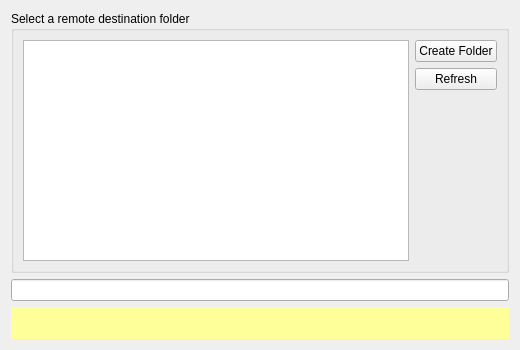
<?xml version="1.0" encoding="UTF-8"?>
<ui version="4.0">
 <class>FolderWizardTargetPage</class>
 <widget class="QWidget" name="FolderWizardTargetPage">
  <property name="geometry">
   <rect>
    <x>0</x>
    <y>0</y>
    <width>520</width>
    <height>350</height>
   </rect>
  </property>
  <property name="windowTitle">
   <string>Form</string>
  </property>
  <layout class="QVBoxLayout" name="verticalLayout_2">
   <item>
    <widget class="QGroupBox" name="groupBox">
     <property name="title">
      <string>Select a remote destination folder</string>
     </property>
     <property name="flat">
      <bool>true</bool>
     </property>
     <property name="checkable">
      <bool>false</bool>
     </property>
     <layout class="QHBoxLayout" name="horizontalLayout">
      <item>
       <widget class="QTreeWidget" name="folderTreeWidget">
        <property name="sortingEnabled">
         <bool>true</bool>
        </property>
        <property name="headerHidden">
         <bool>true</bool>
        </property>
        <column>
         <property name="text">
          <string>Folders</string>
         </property>
        </column>
       </widget>
      </item>
      <item>
       <layout class="QVBoxLayout" name="verticalLayout">
        <item>
         <widget class="QPushButton" name="addFolderButton">
          <property name="cursor">
           <cursorShape>PointingHandCursor</cursorShape>
          </property>
          <property name="text">
           <string>Create Folder</string>
          </property>
         </widget>
        </item>
        <item>
         <widget class="QPushButton" name="refreshButton">
          <property name="cursor">
           <cursorShape>PointingHandCursor</cursorShape>
          </property>
          <property name="text">
           <string>Refresh</string>
          </property>
         </widget>
        </item>
        <item>
         <spacer name="verticalSpacer_2">
          <property name="orientation">
           <enum>Qt::Orientation::Vertical</enum>
          </property>
          <property name="sizeHint" stdset="0">
           <size>
            <width>20</width>
            <height>40</height>
           </size>
          </property>
         </spacer>
        </item>
       </layout>
      </item>
     </layout>
    </widget>
   </item>
   <item>
    <widget class="QLineEdit" name="folderEntry"/>
   </item>
   <item>
    <widget class="QFrame" name="warnFrame">
     <property name="palette">
      <palette>
       <active>
        <colorrole role="Base">
         <brush brushstyle="SolidPattern">
          <color alpha="255">
           <red>255</red>
           <green>255</green>
           <blue>255</blue>
          </color>
         </brush>
        </colorrole>
        <colorrole role="Window">
         <brush brushstyle="SolidPattern">
          <color alpha="255">
           <red>255</red>
           <green>255</green>
           <blue>153</blue>
          </color>
         </brush>
        </colorrole>
       </active>
       <inactive>
        <colorrole role="Base">
         <brush brushstyle="SolidPattern">
          <color alpha="255">
           <red>255</red>
           <green>255</green>
           <blue>255</blue>
          </color>
         </brush>
        </colorrole>
        <colorrole role="Window">
         <brush brushstyle="SolidPattern">
          <color alpha="255">
           <red>255</red>
           <green>255</green>
           <blue>153</blue>
          </color>
         </brush>
        </colorrole>
       </inactive>
       <disabled>
        <colorrole role="Base">
         <brush brushstyle="SolidPattern">
          <color alpha="255">
           <red>255</red>
           <green>255</green>
           <blue>153</blue>
          </color>
         </brush>
        </colorrole>
        <colorrole role="Window">
         <brush brushstyle="SolidPattern">
          <color alpha="255">
           <red>255</red>
           <green>255</green>
           <blue>153</blue>
          </color>
         </brush>
        </colorrole>
       </disabled>
      </palette>
     </property>
     <property name="autoFillBackground">
      <bool>true</bool>
     </property>
     <property name="frameShape">
      <enum>QFrame::Shape::NoFrame</enum>
     </property>
     <property name="frameShadow">
      <enum>QFrame::Shadow::Raised</enum>
     </property>
     <layout class="QHBoxLayout" name="horizontalLayout_2">
      <item>
       <widget class="QLabel" name="warnLabel">
        <property name="autoFillBackground">
         <bool>true</bool>
        </property>
        <property name="frameShape">
         <enum>QFrame::Shape::NoFrame</enum>
        </property>
        <property name="frameShadow">
         <enum>QFrame::Shadow::Plain</enum>
        </property>
        <property name="textFormat">
         <enum>Qt::TextFormat::RichText</enum>
        </property>
        <property name="wordWrap">
         <bool>true</bool>
        </property>
        <property name="margin">
         <number>3</number>
        </property>
       </widget>
      </item>
     </layout>
    </widget>
   </item>
  </layout>
 </widget>
 <resources/>
 <connections/>
</ui>
